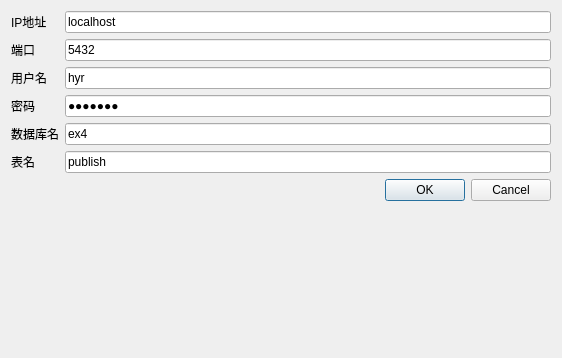
<?xml version="1.0" encoding="UTF-8"?>
<ui version="4.0">
 <class>databaseDialog</class>
 <widget class="QDialog" name="databaseDialog">
  <property name="geometry">
   <rect>
    <x>0</x>
    <y>0</y>
    <width>562</width>
    <height>358</height>
   </rect>
  </property>
  <property name="windowTitle">
   <string>连接数据库</string>
  </property>
  <layout class="QFormLayout" name="formLayout">
   <item row="0" column="0">
    <widget class="QLabel" name="addresslabel">
     <property name="text">
      <string>IP地址</string>
     </property>
    </widget>
   </item>
   <item row="0" column="1">
    <widget class="QLineEdit" name="addressEdit">
     <property name="text">
      <string>localhost</string>
     </property>
    </widget>
   </item>
   <item row="1" column="0">
    <widget class="QLabel" name="portlabel">
     <property name="text">
      <string>端口</string>
     </property>
    </widget>
   </item>
   <item row="1" column="1">
    <widget class="QLineEdit" name="portEdit">
     <property name="text">
      <string>5432</string>
     </property>
    </widget>
   </item>
   <item row="2" column="0">
    <widget class="QLabel" name="userlabel">
     <property name="text">
      <string>用户名</string>
     </property>
    </widget>
   </item>
   <item row="2" column="1">
    <widget class="QLineEdit" name="userEdit">
     <property name="text">
      <string>hyr</string>
     </property>
    </widget>
   </item>
   <item row="3" column="0">
    <widget class="QLabel" name="pwdlabel">
     <property name="text">
      <string>密码</string>
     </property>
    </widget>
   </item>
   <item row="3" column="1">
    <widget class="QLineEdit" name="pwdEdit">
     <property name="text">
      <string>hyrathb</string>
     </property>
     <property name="echoMode">
      <enum>QLineEdit::PasswordEchoOnEdit</enum>
     </property>
    </widget>
   </item>
   <item row="4" column="0">
    <widget class="QLabel" name="databaselabel">
     <property name="text">
      <string>数据库名</string>
     </property>
    </widget>
   </item>
   <item row="4" column="1">
    <widget class="QLineEdit" name="databaseEdit">
     <property name="text">
      <string>ex4</string>
     </property>
    </widget>
   </item>
   <item row="5" column="0">
    <widget class="QLabel" name="tablelabel">
     <property name="text">
      <string>表名</string>
     </property>
    </widget>
   </item>
   <item row="5" column="1">
    <widget class="QLineEdit" name="tableEdit">
     <property name="text">
      <string>publish</string>
     </property>
    </widget>
   </item>
   <item row="6" column="1">
    <widget class="QDialogButtonBox" name="buttonBox">
     <property name="orientation">
      <enum>Qt::Horizontal</enum>
     </property>
     <property name="standardButtons">
      <set>QDialogButtonBox::Cancel|QDialogButtonBox::Ok</set>
     </property>
    </widget>
   </item>
  </layout>
 </widget>
 <resources/>
 <connections>
  <connection>
   <sender>buttonBox</sender>
   <signal>accepted()</signal>
   <receiver>databaseDialog</receiver>
   <slot>accept()</slot>
   <hints>
    <hint type="sourcelabel">
     <x>248</x>
     <y>254</y>
    </hint>
    <hint type="destinationlabel">
     <x>157</x>
     <y>274</y>
    </hint>
   </hints>
  </connection>
  <connection>
   <sender>buttonBox</sender>
   <signal>rejected()</signal>
   <receiver>databaseDialog</receiver>
   <slot>reject()</slot>
   <hints>
    <hint type="sourcelabel">
     <x>316</x>
     <y>260</y>
    </hint>
    <hint type="destinationlabel">
     <x>286</x>
     <y>274</y>
    </hint>
   </hints>
  </connection>
 </connections>
</ui>
